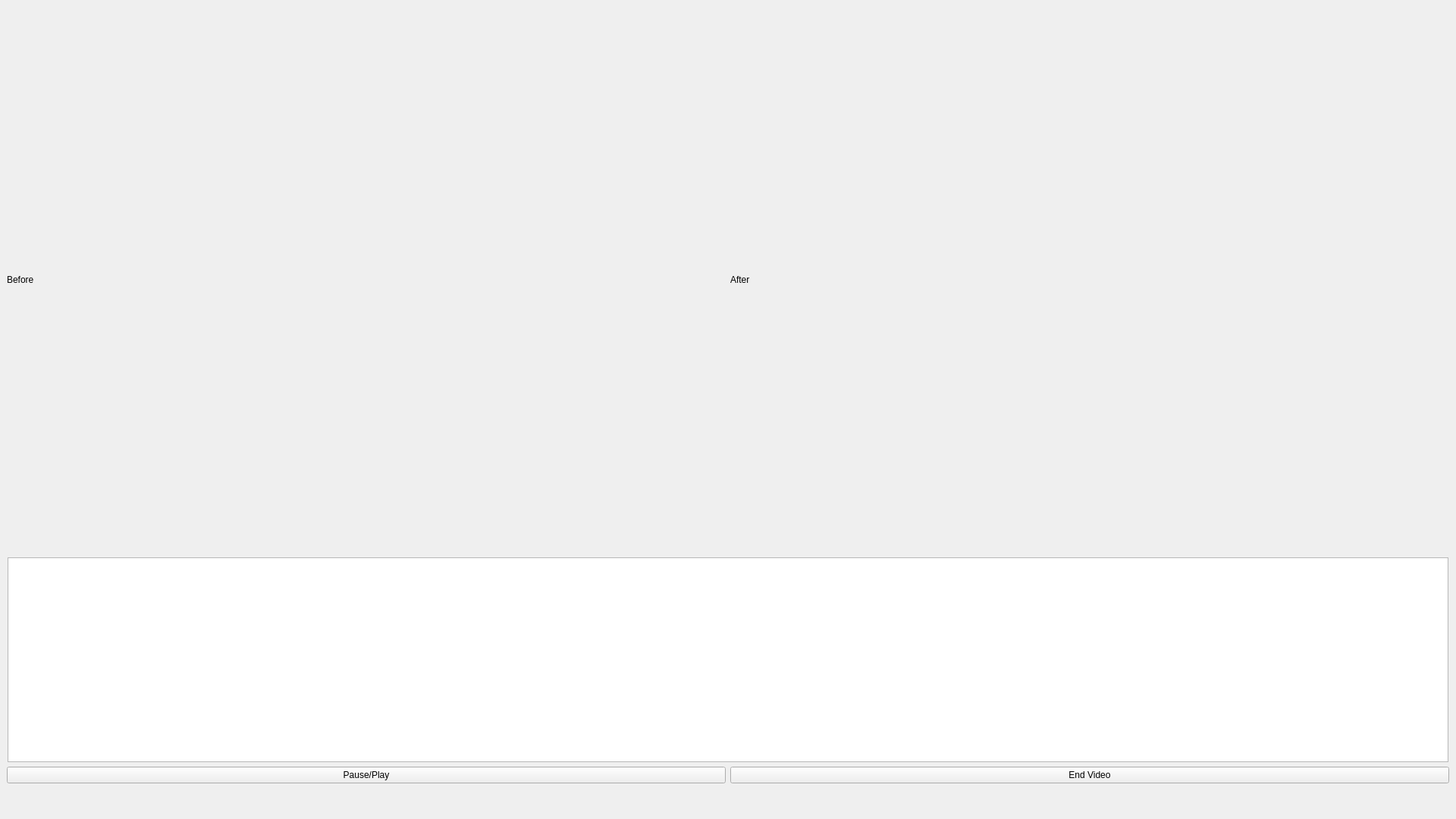
<?xml version="1.0" encoding="UTF-8"?>
<ui version="4.0">
 <class>MainWindow</class>
 <widget class="QMainWindow" name="MainWindow">
  <property name="geometry">
   <rect>
    <x>0</x>
    <y>0</y>
    <width>1920</width>
    <height>1080</height>
   </rect>
  </property>
  <property name="sizePolicy">
   <sizepolicy hsizetype="MinimumExpanding" vsizetype="MinimumExpanding">
    <horstretch>1</horstretch>
    <verstretch>1</verstretch>
   </sizepolicy>
  </property>
  <property name="minimumSize">
   <size>
    <width>640</width>
    <height>480</height>
   </size>
  </property>
  <property name="maximumSize">
   <size>
    <width>1920</width>
    <height>1080</height>
   </size>
  </property>
  <property name="windowTitle">
   <string>Video Tanmission for Retinaface on ARM</string>
  </property>
  <property name="dockOptions">
   <set>QMainWindow::DockOption::AllowTabbedDocks|QMainWindow::DockOption::AnimatedDocks|QMainWindow::DockOption::ForceTabbedDocks</set>
  </property>
  <widget class="QWidget" name="centralwidget">
   <property name="sizePolicy">
    <sizepolicy hsizetype="MinimumExpanding" vsizetype="MinimumExpanding">
     <horstretch>1</horstretch>
     <verstretch>1</verstretch>
    </sizepolicy>
   </property>
   <property name="minimumSize">
    <size>
     <width>640</width>
     <height>480</height>
    </size>
   </property>
   <property name="maximumSize">
    <size>
     <width>1920</width>
     <height>1080</height>
    </size>
   </property>
   <layout class="QVBoxLayout" name="verticalLayout" stretch="30,7,2,1">
    <item>
     <layout class="QHBoxLayout" name="horizontalLayout_2">
      <item>
       <widget class="QLabel" name="label1">
        <property name="minimumSize">
         <size>
          <width>960</width>
          <height>720</height>
         </size>
        </property>
        <property name="maximumSize">
         <size>
          <width>960</width>
          <height>720</height>
         </size>
        </property>
        <property name="text">
         <string>Before</string>
        </property>
       </widget>
      </item>
      <item>
       <widget class="QLabel" name="label2">
        <property name="minimumSize">
         <size>
          <width>960</width>
          <height>720</height>
         </size>
        </property>
        <property name="maximumSize">
         <size>
          <width>960</width>
          <height>720</height>
         </size>
        </property>
        <property name="text">
         <string>After</string>
        </property>
       </widget>
      </item>
     </layout>
    </item>
    <item>
     <layout class="QHBoxLayout" name="horizontalLayout_3">
      <item>
       <widget class="QGraphicsView" name="graph">
        <property name="minimumSize">
         <size>
          <width>0</width>
          <height>0</height>
         </size>
        </property>
        <property name="maximumSize">
         <size>
          <width>1900</width>
          <height>400</height>
         </size>
        </property>
       </widget>
      </item>
     </layout>
    </item>
    <item>
     <layout class="QHBoxLayout" name="horizontalLayout" stretch="2,2">
      <item>
       <widget class="QPushButton" name="startButton">
        <property name="text">
         <string>Pause/Play</string>
        </property>
       </widget>
      </item>
      <item>
       <widget class="QPushButton" name="stopButton">
        <property name="text">
         <string>End Video</string>
        </property>
       </widget>
      </item>
     </layout>
    </item>
    <item>
     <spacer name="verticalSpacer">
      <property name="orientation">
       <enum>Qt::Orientation::Vertical</enum>
      </property>
      <property name="sizeHint" stdset="0">
       <size>
        <width>20</width>
        <height>40</height>
       </size>
      </property>
     </spacer>
    </item>
   </layout>
  </widget>
 </widget>
 <resources/>
 <connections/>
</ui>
